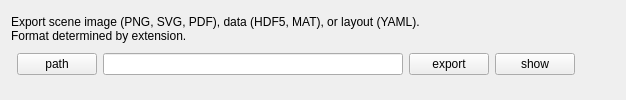
           <widget class="QWidget" name="exportTab">
            <attribute name="title">
             <string>export</string>
            </attribute>
            <layout class="QVBoxLayout" name="verticalLayout_9">
             <item>
              <widget class="QLabel" name="label_6">
               <property name="sizePolicy">
                <sizepolicy hsizetype="Ignored" vsizetype="Preferred">
                 <horstretch>0</horstretch>
                 <verstretch>0</verstretch>
                </sizepolicy>
               </property>
               <property name="text">
                <string>Export scene image (PNG, SVG, PDF), data (HDF5, MAT), or layout (YAML).
Format determined by extension.</string>
               </property>
               <property name="wordWrap">
                <bool>true</bool>
               </property>
              </widget>
             </item>
             <item>
              <layout class="QHBoxLayout" name="horizontalLayout_18">
               <item>
                <layout class="QFormLayout" name="formLayout">
                 <item row="0" column="1">
                  <layout class="QHBoxLayout" name="horizontalLayout_17">
                   <item>
                    <widget class="QPushButton" name="exportPathButton">
                     <property name="toolTip">
                      <string>choose export file path (without exporting)</string>
                     </property>
                     <property name="text">
                      <string>path</string>
                     </property>
                    </widget>
                   </item>
                   <item>
                    <widget class="QLineEdit" name="exportPath">
                     <property name="minimumSize">
                      <size>
                       <width>300</width>
                       <height>0</height>
                      </size>
                     </property>
                     <property name="toolTip">
                      <string>export file path, return to export</string>
                     </property>
                    </widget>
                   </item>
                   <item>
                    <widget class="QPushButton" name="exportButton">
                     <property name="toolTip">
                      <string>export object to specified path</string>
                     </property>
                     <property name="text">
                      <string>export</string>
                     </property>
                    </widget>
                   </item>
                   <item>
                    <widget class="QPushButton" name="exportShowButton">
                     <property name="toolTip">
                      <string>open exported file in appropriate viewer</string>
                     </property>
                     <property name="text">
                      <string>show</string>
                     </property>
                    </widget>
                   </item>
                  </layout>
                 </item>
                </layout>
               </item>
               <item>
                <spacer name="horizontalSpacer_12">
                 <property name="orientation">
                  <enum>Qt::Horizontal</enum>
                 </property>
                 <property name="sizeHint" stdset="0">
                  <size>
                   <width>40</width>
                   <height>20</height>
                  </size>
                 </property>
                </spacer>
               </item>
              </layout>
             </item>
            </layout>
           </widget>
